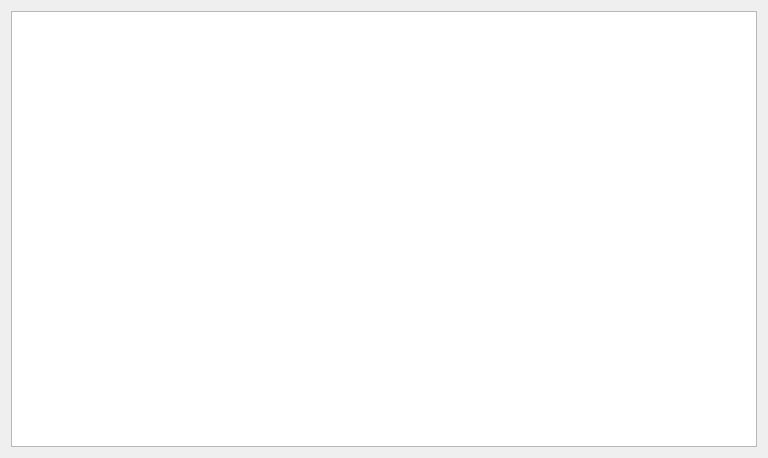
<?xml version="1.0" encoding="UTF-8"?>
<ui version="4.0">
 <class>StructuraSystems::Client::CodeWidget</class>
 <widget class="QWidget" name="StructuraSystems::Client::CodeWidget">
  <property name="geometry">
   <rect>
    <x>0</x>
    <y>0</y>
    <width>768</width>
    <height>458</height>
   </rect>
  </property>
  <property name="windowTitle">
   <string>CodeWidget</string>
  </property>
  <layout class="QVBoxLayout" name="verticalLayout">
   <item>
    <widget class="QListView" name="MarkdownCodeEditingWidget"/>
   </item>
  </layout>
 </widget>
 <resources/>
 <connections/>
</ui>
